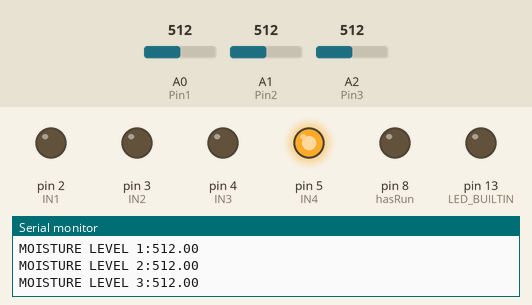
Bench run of a sketch on a simulated Arduino Uno, built with avr-gcc and run on an emulated ATmega328P. On the bench: output pins drawn as LEDs (lit = HIGH), the last lines printed to the serial monitor. Dashed ring = blinking. Inputs (shaded band) come from the test bench; at power-on: A0 (Pin1) = 512, A1 (Pin2) = 512, A2 (Pin3) = 512.

Above: at 1.7 s.
1.8 s: A0 (Pin1) set to 485
At 3.8 s:
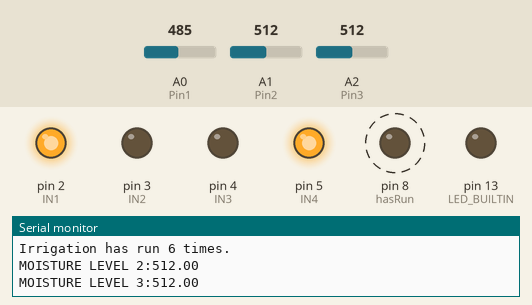
6.0 s: A1 (Pin2) set to 485
At 6.5 s:
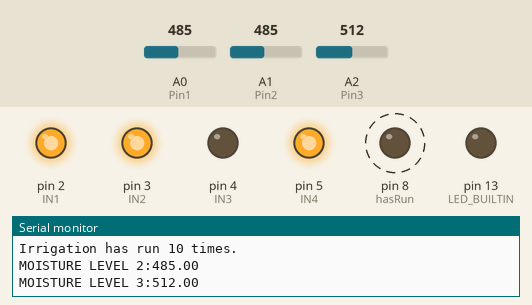
10.2 s: A0 (Pin1) set to 510
At 12.0 s:
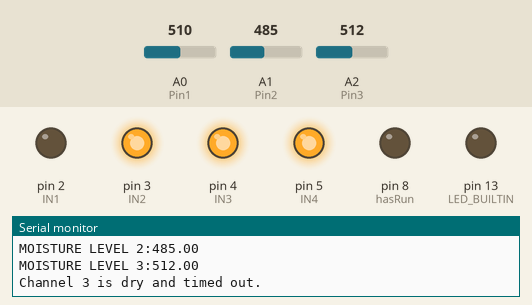
13.1 s: A1 (Pin2) set to 510
At 14.1 s:
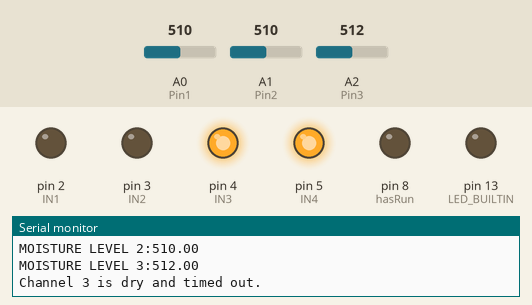
15.2 s: A0 (Pin1) set to 490
At 17.0 s:
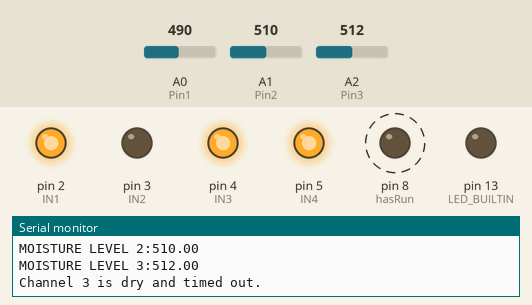
19.4 s: A1 (Pin2) set to 490
At 20.2 s:
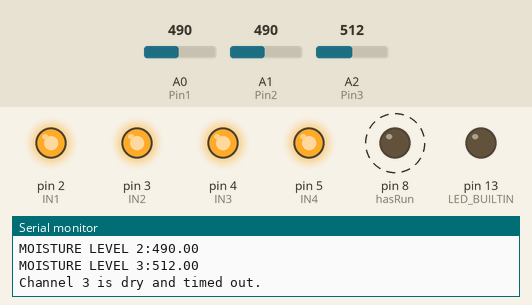
Timing chart, 0 to 59.6 s (numbered marks = the images above; inputs shaded):
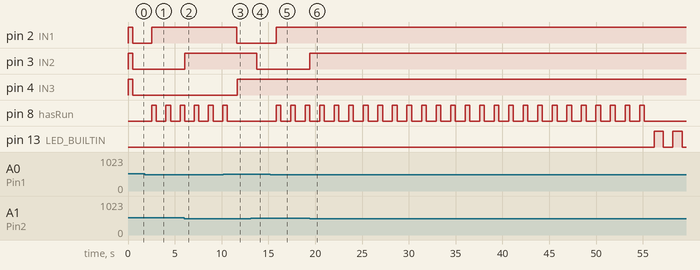

Measured:
- the behaviour switches between 500 and 499 on A0 (Pin1) (found by bisection; images 0 and 1)
- the behaviour switches between 500 and 499 on A1 (Pin2) (found by bisection; images 1 and 2)
- after the input at 1.8 s, pin 2 (IN1): LOW → HIGH after 0.73 s; pin 8 (hasRun): alternates HIGH for 0.50 s and LOW for 1.0 s, starting after 0.73 s
- after the input at 6.0 s, pin 3 (IN2): LOW → HIGH after 0.06 s
- after the input at 10.2 s, pin 2 (IN1): HIGH → LOW after 1.4 s; pin 4 (IN3): LOW → HIGH after 1.5 s instead of 2.0 s; pin 8 (hasRun): goes on until 10.6 s, then stays LOW
- after the input at 13.1 s, pin 3 (IN2): HIGH → LOW after 0.63 s
- after the input at 15.2 s, pin 2 (IN1): LOW → HIGH after 0.62 s; pin 8 (hasRun): alternates HIGH for 0.50 s and LOW for 1.1 s, starting after 0.62 s
- after the input at 19.4 s, pin 3 (IN2): LOW → HIGH after 0.03 s instead of 6.3 s

The sketch:

Irrigation.ino
```cpp
int IN1 = 2;
int IN2 = 3;
int IN3 = 4;
int IN4 = 5;

int hasRun = 8;
int runCheck = 0;

int Pin1 = A0;
int Pin2 = A1;
int Pin3 = A2;
int Pin4 = A3;

int channelTime1 = 0;
int channelTime2 = 0;
int channelTime3 = 0;
int channelTime4 = 0;

int globalTime = 0;

float value1 = 0;
float value2 = 0;
float value3 = 0;
float value4 = 0;
void setup() {
  Serial.begin(9600);

  pinMode(LED_BUILTIN, OUTPUT);

  pinMode(IN1, OUTPUT);
  pinMode(IN2, OUTPUT);
  pinMode(IN3, OUTPUT);
  pinMode(IN4, OUTPUT);

  pinMode(hasRun, OUTPUT);

  pinMode(Pin1, INPUT);
  pinMode(Pin2, INPUT);
  pinMode(Pin3, INPUT);
  pinMode(Pin4, INPUT);

  digitalWrite(IN1, HIGH);
  digitalWrite(IN2, HIGH);
  digitalWrite(IN3, HIGH);
  digitalWrite(IN4, HIGH);
  digitalWrite(hasRun, LOW);
  delay(500);
}
void loop() {
if (globalTime >= 30)
{
  digitalWrite(LED_BUILTIN, HIGH);
  delay(1000);
  digitalWrite(LED_BUILTIN, LOW);
  delay(1000);
}
else
{
//Channel 1 ****************************************
  Serial.print("MOISTURE LEVEL 1:");
  value1 = analogRead(Pin1);
  Serial.println(value1);
  if(value1<500)  //a reading below 500 means the soil is moist enough
  {
      digitalWrite(IN1, HIGH);
      if (channelTime1 > 0){
        channelTime1--;
      }
      if (runCheck > 0 ) {
        digitalWrite(hasRun, HIGH);
        delay(500);
        digitalWrite(hasRun, LOW);
        Serial.print("Irrigation has run ");
        Serial.print(runCheck);
        Serial.println(" times.");
      }
  }
  else if (value1 >= 500 && channelTime1 < 8)
  {
    digitalWrite(IN1, LOW);
    channelTime1++;
    runCheck++;
    }
  else if (value1 >= 500 && channelTime1 >= 8)  //this would indicate that the soil is dry and the channel has tried to fill it
  {
    Serial.println("Channel 1 is dry and timed out.");
    digitalWrite(IN1, HIGH);
    globalTime++;
  }
  else
  {
    Serial.println("How'd you get here?  --Channel 1");
  }

//Channel 2 ****************************************
  Serial.print("MOISTURE LEVEL 2:");
  value2 = analogRead(Pin2);
  Serial.println(value2);
  if(value2<500)  //a reading below 500 means the soil is moist enough
  {
      digitalWrite(IN2, HIGH);
      if (channelTime2 > 0){
        channelTime2--;
      }
  }
  else if (value2 >= 500 && channelTime2 < 8)
  {
    digitalWrite(IN2, LOW);
    channelTime2++;
    runCheck++;
    }
  else if (value2 >= 500 && channelTime2 >= 8)  //this would indicate that the soil is dry and the channel has tried to fill it
  {
    Serial.println("Channel 2 is dry and timed out.");
    digitalWrite(IN2, HIGH);
    globalTime++;
  }
  else
  {
    Serial.println("How'd you get here?  --Channel 2");
  }

//Channel 3 ****************************************
  Serial.print("MOISTURE LEVEL 3:");
  value3 = analogRead(Pin3);
  Serial.println(value3);
  if(value3<500)  //a reading below 500 means the soil is moist enough
  {
      digitalWrite(IN3, HIGH);
      if (channelTime3 > 0){
        channelTime3--;
      }
  }
  else if (value3 >= 500 && channelTime3 < 8)
  {
    digitalWrite(IN3, LOW);
    channelTime3++;
    runCheck++;
    }
  else if (value3 >= 500 && channelTime3 >= 8)  //this would indicate that the soil is dry and the channel has tried to fill it
  {
    Serial.println("Channel 3 is dry and timed out.");
    digitalWrite(IN3, HIGH);
    globalTime++;
  }
  else
  {
    Serial.println("How'd you get here?  --Channel 3");
  }

// //Channel 4 ****************************************
//   Serial.print("MOISTURE LEVEL 4:");
//   value4 = analogRead(Pin4);
//   Serial.println(value4);
//   if(value4<500)  //a reading below 500 means the soil is moist enough
//   {
//       digitalWrite(IN4, HIGH);
//       if (channelTime4 > 0){
//         channelTime4--;
//       }
//   }
//   else if (value4 >= 500 && channelTime4 < 8)
//   {
//     digitalWrite(IN4, LOW);
//     channelTime4++;
//     runCheck++;
//     }
//   else if (value4 >= 500 && channelTime4 >= 8)  //this would indicate that the soil is dry and the channel has tried to fill it
//   {
//     Serial.println("Channel 4 is dry and timed out.");
//     digitalWrite(IN4, HIGH);
//     globalTime++;
//   }
//   else
//   {
//     Serial.println("How'd you get here?  --Channel 4");
//   }

// //Channel 2 Original code
//   Serial.print("MOISTURE LEVEL 2:");
//   value2 = analogRead(Pin2);
//   Serial.println(value2);
//   if(value2<500)
//   {
//       digitalWrite(IN2, HIGH);
//   }
//   else
//   {
//     digitalWrite(IN2, LOW);
//   }

  Serial.println();
  delay(1000);
}
}
```
